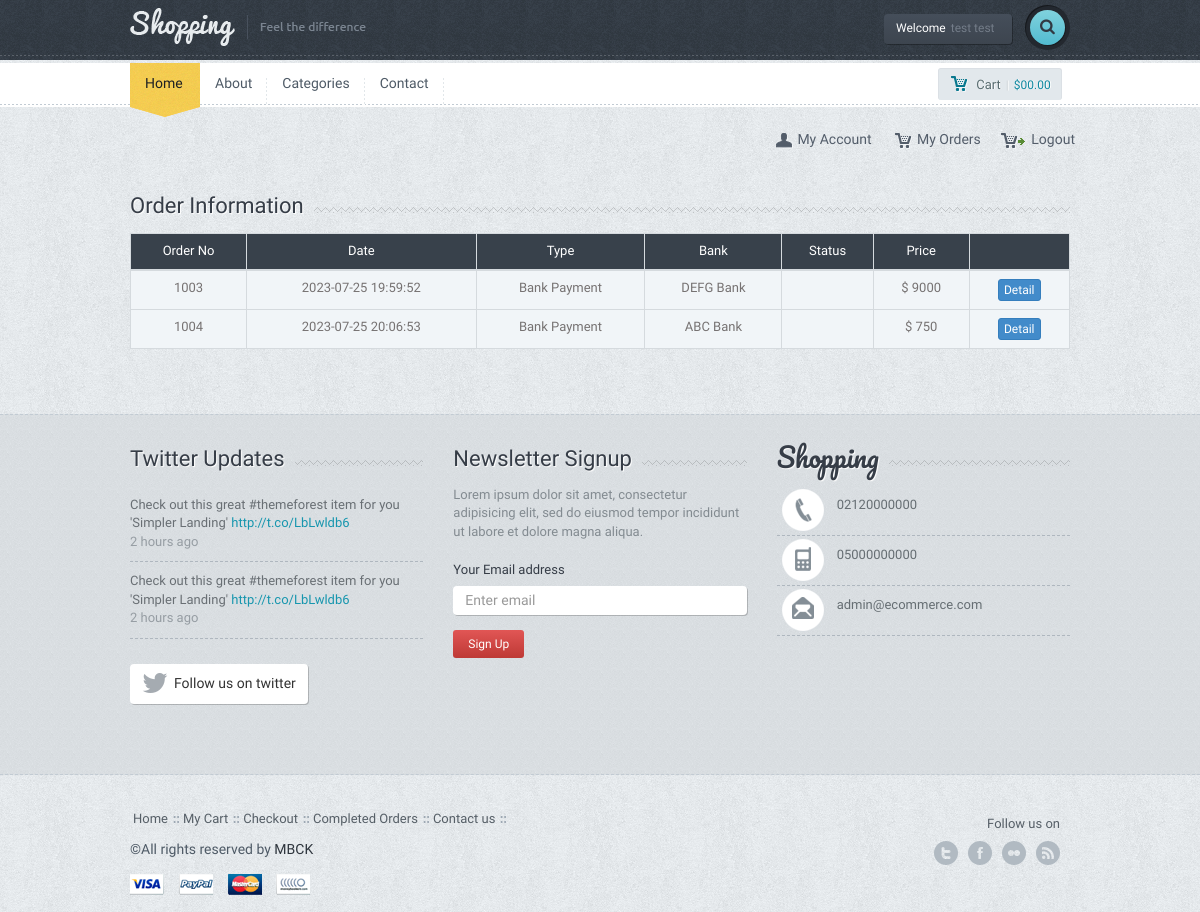
Before: /orders.php (signed in) with the older database file.
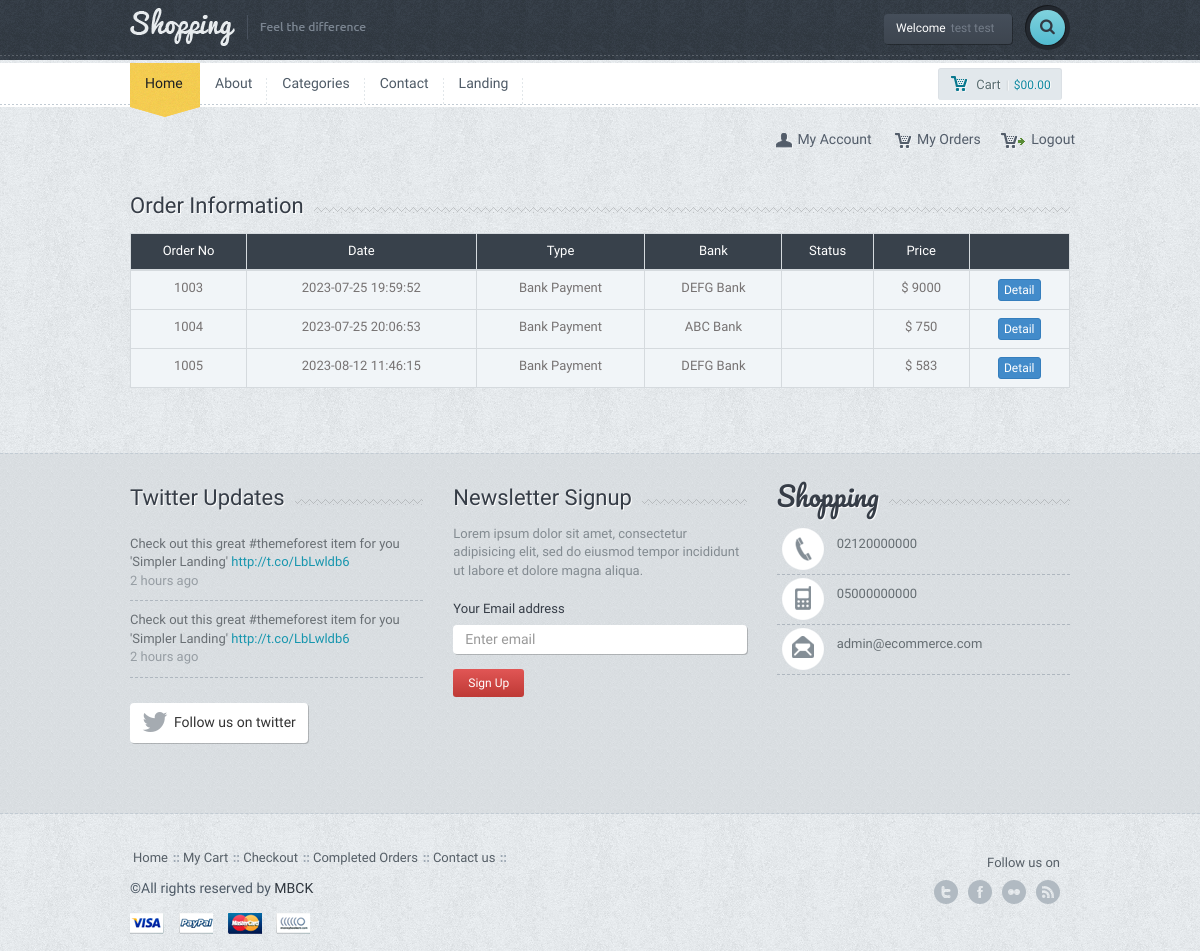
After: the same page with the newer database file.
### tables this page shows
CREATE TABLE `menu` (
  `menu_id` int(11) NOT NULL,
  `menu_top` varchar(50) NOT NULL,
  `menu_name` varchar(100) NOT NULL,
  `menu_detail` text NOT NULL,
  `menu_url` varchar(250) NOT NULL,
  `menu_order` int(2) NOT NULL,
  `menu_status` enum('0','1') NOT NULL,
  `menu_seourl` varchar(250) NOT NULL
);

CREATE TABLE `orders` (
  `order_id` int(11) NOT NULL,
  `order_time` timestamp NOT NULL DEFAULT CURRENT_TIMESTAMP,
  `order_no` int(11) DEFAULT NULL,
  `user_id` int(11) NOT NULL,
  `order_total` float(9,2) NOT NULL,
  `order_type` varchar(50) NOT NULL,
  `order_bank` varchar(50) NOT NULL,
  `order_pay` enum('0','1') NOT NULL
);

### admin/production/function.php (called while the page is built, shortened)
<?php
function seo($str, $options = array())
{
    $str = mb_convert_encoding((string)$str, 'UTF-8', mb_list_encodings());
    $defaults = array(
        'delimiter' => '-',
        'limit' => null,
        'lowercase' => true,
        'replacements' => array(),
        'transliterate' => true
    );
    $options = array_merge($defaults, $options);
    $str = preg_replace(array_keys($options['replacements']), $options['replacements'], $str);
    if ($options['transliterate']) {
        $str = str_replace(array_keys($char_map), $char_map, $str);
    }
    $str = preg_replace('/[^\p{L}\p{Nd}]+/u', $options['delimiter'], $str);
    $str = preg_replace('/(' . preg_quote($options['delimiter'], '/') . '){2,}/', '$1', $str);
    $str = mb_substr($str, 0, ($options['limit'] ? $options['limit'] : mb_strlen($str, 'UTF-8')), 'UTF-8');
    $str = trim($str, $options['delimiter']);
    return $options['lowercase'] ? mb_strtolower($str, 'UTF-8') : $str;
}
?>

### orders.php (the view, shortened to what the changed rows need)
<?php require_once 'header.php'; ?>
<div class="container">
	<form action="admin/system/work.php" method="POST" class="form-horizontal checkout" role="form">
		<div class="row">
			<div class="col-md-12">
				<div class="table-responsive">
					<table class="table table-bordered chart">
						<thead>
							<tr>
								<th>Order No</th>
								<th>Date</th>
								<th>Type</th>
								<th>Bank</th>
								<th>Status</th>
								<th>Price</th>
								<th></th>
							</tr>
						</thead>
						<tbody>
							<?php
							$user_id=$userbring['user_id'];
							$ordercheck=$db->prepare("SELECT * FROM orders WHERE user_id=:id");
							$ordercheck->execute(['id' => $user_id]);
							while ($orderbring=$ordercheck->fetch(PDO::FETCH_ASSOC)) {?>
								<tr>
									<td><?php echo $orderbring['order_id'] ?></td>
									<td><?php echo $orderbring['order_time'] ?></td>
									<td><?php echo $orderbring['order_type'] ?></td>
									<td><?php echo $orderbring['order_bank'] ?></td>
									<td><?php echo $orderbring['order_status'] ?></td>
									<td>$ <?php echo $orderbring['order_total'] ?></td>
									<td><a href="#"><button class="btn btn-primary btn-xs">Detail</button></a></td>
								</tr>
								<?php } ?>
						</tbody>
					</table>
				</div>
			</div>
		</div>
	</div>
</div>
<?php require_once 'footer.php'; ?>

### header.php (shortened to what the changed rows need)
<?php
    require_once 'admin/system/connect.php';
	require_once 'admin/production/function.php';
?>
<!DOCTYPE html>
<html lang="en">
  <head>
	<link href='font-awesome\css\font-awesome.css' rel="stylesheet" type="text/css">
    <link href="bootstrap\css\bootstrap.min.css" rel="stylesheet">
	<link rel="stylesheet" href="style.css">
	<link rel="stylesheet" type="text/css" href="js\product\jquery.fancybox.css?v=2.1.5" media="screen">
	<link rel="stylesheet" href="css\owl.carousel.css">
	<link rel="stylesheet" href="css\owl.transitions.css">
</head>
<body>
<div id="wrapper">
	<div class="main-nav">
		<div class="navbar navbar-default navbar-static-top">
			<div class="container">
				<div class="row">
					<div class="col-md-10">
						<div class="navbar-collapse collapse">
							<ul class="nav navbar-nav">
								<?php
									$menucontrol=$db->prepare("SELECT * FROM menu where menu_status=:mstatus order by menu_order ASC limit 5");
									$menucontrol->execute(
										[
											'mstatus' => 1
										]
									);
									while($menubring=$menucontrol->fetch(PDO::FETCH_ASSOC)) {
								?>
									<li><a href="<?php if(!empty($menubring['menu_url'])) { echo $menubring['menu_url']; } else { echo "page-".seo($menubring['menu_name']);} ?>"><?php echo $menubring['menu_name']?></a></li>
								<?php } ?>
							</ul>
						</div>
					</div>
				</div>
			</div>
		</div>
	</div>

Changed rows visible on the page:
now on this page (row edited): menu: menu_name "Landing"
added orders: order_id "1005", order_time "2023-08-12 11:46:15", order_type "Bank Payment", order_bank "DEFG Bank", order_total "583"
